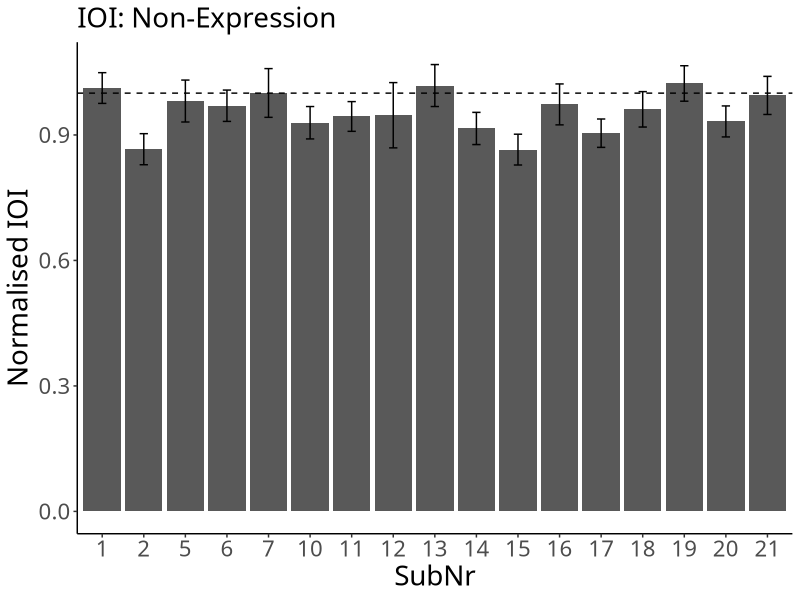
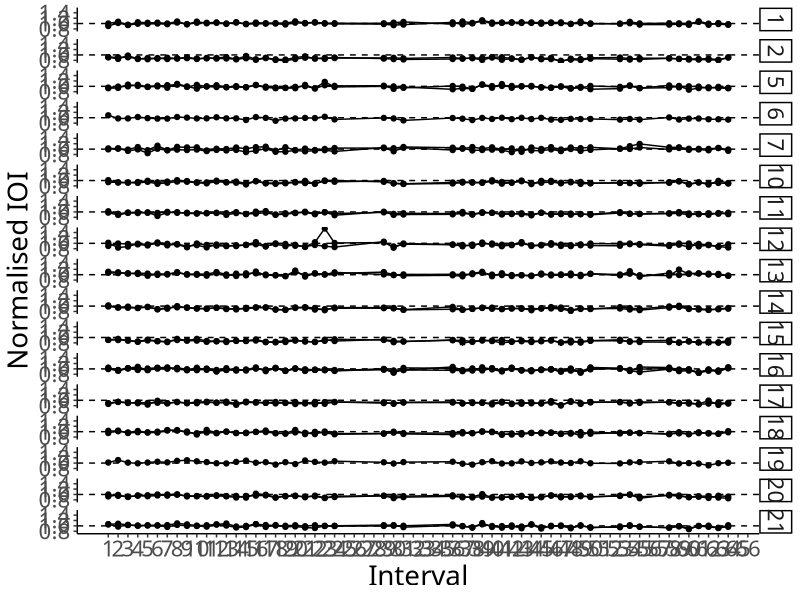
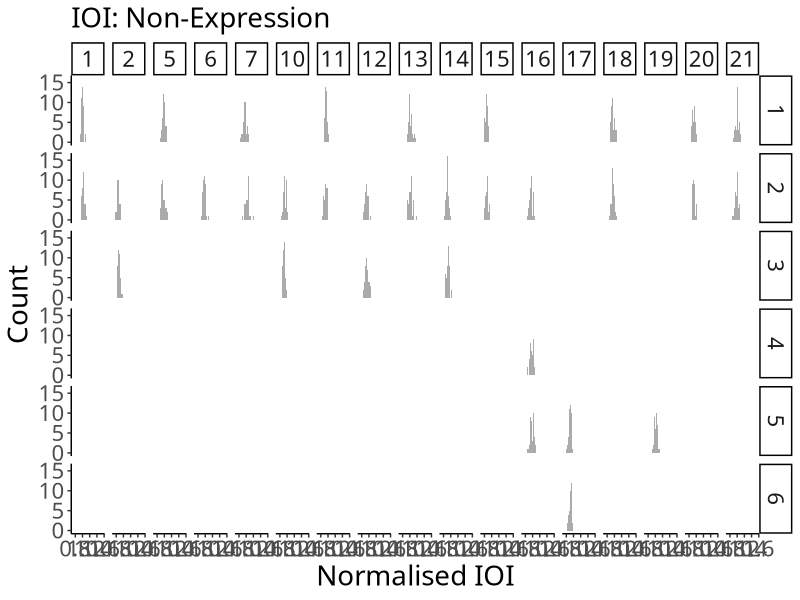
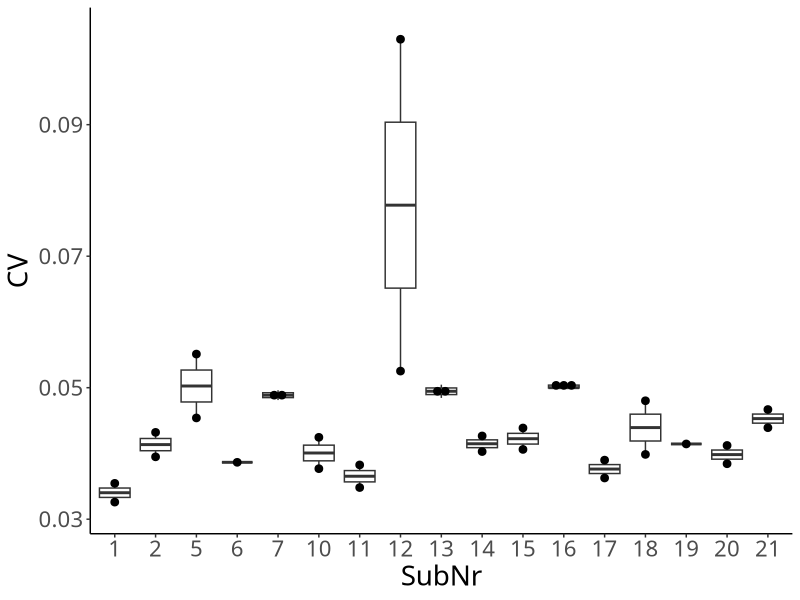

Reproduce these figures in R, in order.
## ---- chunk 1
# packages
# data manipulation
if (!require("data.table")) {install.packages("data.table"); require("data.table")}
# plot
if (!require("ggplot2")) {install.packages("ggplot2"); require("ggplot2")}

# ggplots
theme_set(theme_classic())
theme_update(text = element_text(size = 20, family = "Helvetica Neue LT Std 57 Condensed"), legend.position = "bottom")
## ---- chunk 2
dt_ioi <- fread("./preprocessor/filtered/data_onset.csv", header = T, sep = ",", dec = ".") # read a filtered csv

# SubNr as a factor
dt_ioi$SubNr <- as.factor(dt_ioi$SubNr)

# assign RowNr
dt_ioi$RowNr <- rep(1:72, nrow(dt_ioi)/72)
## ---- chunk 3
# calculate normIOIs
dt_ioi$IOI <- diff(c(0, dt_ioi$TimeStamp))

# convert bpm to ms
dt_ioi[Tempo == 120]$Tempo <- 250
dt_ioi[Tempo == 110]$Tempo <- 273
dt_ioi[Tempo == 100]$Tempo <- 300

# normalise IOIs
dt_ioi$normIOI <- dt_ioi$IOI/dt_ioi$Tempo

# remove the first note
dt_ioi <- dt_ioi[RowNr != 1]

# assign Interval
dt_ioi$Interval <- rep(1:71, nrow(dt_ioi)/71)

# remove irrelevant intervals
ls_irrelevant <- list(c(25:28), c(32:35), c(51:52), c(56:57), c(65:71))
dt_ioi$EighthNote <- "Yes"

for (phrase in 1:length(ls_irrelevant)){
  for (note in 1:length(ls_irrelevant[[phrase]])){
    dt_ioi[Interval == ls_irrelevant[[phrase]][note]]$EighthNote <- "No"
  }
}
## ---- chunk 4
# For each individual
ioi <- dt_ioi[EighthNote == "Yes", .(N = length(normIOI), Mean = mean(normIOI), SD = sd(normIOI)), by = .(SubNr)]
print(ioi)
## ---- chunk 5
p_ioi <- ggplot(data = ioi, aes(x = SubNr, y = Mean)) +
  geom_bar(stat = "identity", position = position_dodge()) +
  geom_errorbar(aes(ymin = Mean - SD, ymax = Mean + SD),
                width = .2, position = position_dodge(.9)) +
  geom_hline(yintercept = 1, linetype = "dashed") + # Tempo
  labs(y = "Normalised IOI", subtitle = "IOI: Non-Expression")
p_ioi
## ---- chunk 6
# For each individual
ioi_seq <- dt_ioi[EighthNote == "Yes", .(N = length(normIOI), Mean = mean(normIOI)), by = .(SubNr, TrialNr, Interval)]

p_ioi_seq <- ggplot(data = ioi_seq, aes(x = Interval, y = Mean, group = TrialNr)) +
  geom_line() +
  geom_point() +
  geom_hline(yintercept = 1, linetype = "dashed") + # Tempo
  facet_grid(SubNr ~ .) +
  labs(x = "Interval", y = "Normalised IOI") + scale_x_continuous(breaks=seq(1,66,1))
p_ioi_seq
## ---- chunk 7
p_ioi_dis <- ggplot(dt_ioi[EighthNote == "Yes"], aes(x = normIOI)) +
  geom_histogram(binwidth = .02, alpha = .5, position = "identity") +
  facet_grid(TrialNr ~ SubNr) +
  labs(x = "Normalised IOI", y = "Count", subtitle = "IOI: Non-Expression")
p_ioi_dis
## ---- chunk 8
# Group mean
ioi_all <- ioi[, .(N = length(Mean), Mean = mean(Mean), SD = sd(Mean))]
print(ioi_all)
## ---- chunk 9
excluded_ioi <- ioi[Mean < ioi_all$Mean+3*ioi_all$SD & Mean > ioi_all$Mean-3*ioi_all$SD]
print(excluded_ioi)
## ---- chunk 10
# for each participant
cv <- dt_ioi[EighthNote == "Yes", .(N = length(normIOI), CV = sd(normIOI)/mean(normIOI)) , by = .(SubNr, TrialNr)]
cv
## ---- chunk 11
p_cv_box <- ggplot(cv, aes(x = SubNr, y = CV)) +
  geom_boxplot() +
  geom_dotplot(binaxis = 'y', stackdir = 'center', dotsize = 0.5)
p_cv_box
## ---- chunk 12
cv_all <- cv[, .(N = length(CV), Mean = mean(CV), SD = sd(CV))]

excluded_cv <- cv[CV < cv_all$Mean+3*(cv_all$SD) & CV > cv_all$Mean-3*cv_all$SD]
print(excluded_cv)
